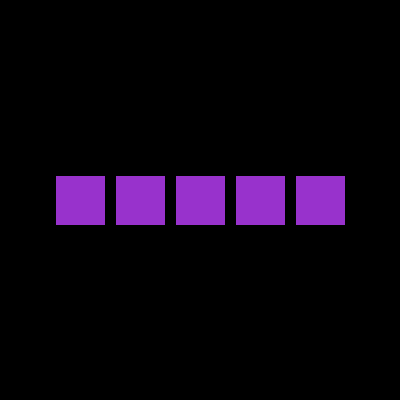
Frame 1 (no input)
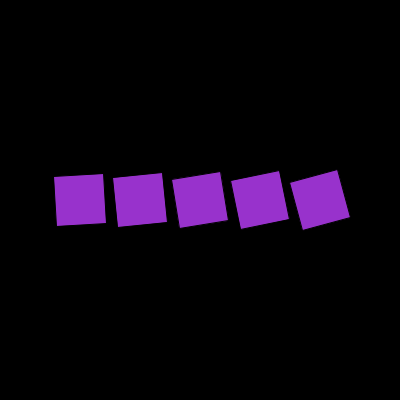
Frame 60 (the mouse pressed at the canvas centre just before this capture)
Frame 120 (the mouse held since frame 60 and released just before this capture): identical to frame 60, image omitted

The Processing sketch that drew these frames (run headless with seeded random() and noise(); from frame 60 on, the mouse is pressed at the canvas centre):

// Processing sketch: week3_sketch2
// ── week3_sketch2.pde
// create a for loop to avoid repetision but angles and speeds must be put in an array first
float[] angles = {0, 0, 0, 0, 0} ;     //[]means its an array 
float[] speeds = {3, 6, 9, 12,15 };

 

float xpos = 80;
float xstep = 60;

void setup() {
  size(400,400);
  rectMode(CENTER);
}

void draw(){
  background(0);
  
  for (int i=0; i<angles.length; i++) {
  pushMatrix();
    fill(152,50,204);
    translate(xpos + (xstep*i), height/2);
    rotate(radians(angles[i]));
    rect(0, 0, 50, 50);
    angles[i] = angles[i] + speeds[i];
   popMatrix();
   
    
  } 
}
